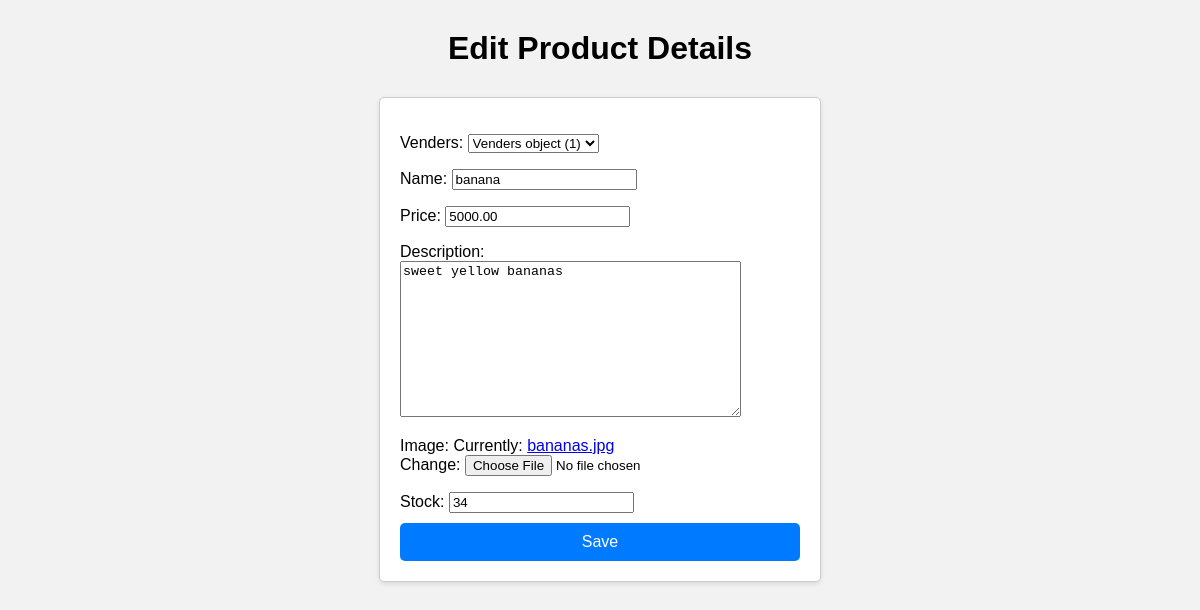
Before: /inventory/product/edit/1/ with the older database file.
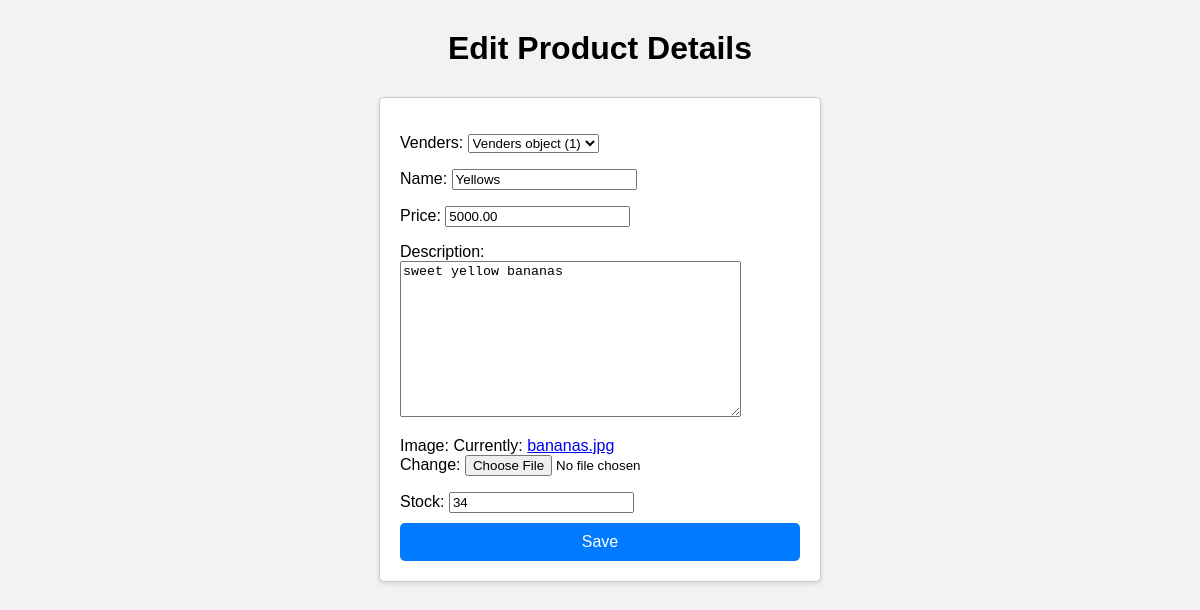
After: the same page with the newer database file.
### inventory/models.py (models this page shows)
class Product(models.Model):
    Venders=models.ForeignKey(Venders,null=True,on_delete=models.CASCADE)
    name=models.CharField(max_length=32)
    price=models.DecimalField(max_digits=8,decimal_places=2)
    description=models.TextField()
    image=models.ImageField()
    date_created=models.DateTimeField(auto_now_add=True)
    date_updated=models.DateTimeField(auto_now=True)
    stock=models.PositiveIntegerField()

### inventory/views.py (the view)
# urls.py: path("product/edit/<int:id>/", product_update_view, name="product_update_view"),
def product_update_view(request, id):
    product = Product.objects.get(id=id)
    if request.method == 'POST':
        form = ProductUploadForm(request.POST, instance=product)
        if form.is_valid():
            form.save()
            return redirect("product_detail", id=product.id)
    else:
        form = ProductUploadForm(instance=product)
    return render(request, "inventory/edit_product.html", {'form': form})

### inventory/forms.py
class ProductUploadForm(forms.ModelForm):
    class Meta:
        model = Product
        fields = '__all__'

### templates/inventory/edit_product.html (shortened to what this page needs)
<!DOCTYPE html>
<html lang="en">
<head>
</head>
<body>
    <h1>Edit Product Details</h1>
    <form method="POST" class="upload-form">
       {{form.as_p}}
       <button type="submit">Save</button>
    </form>
</body>
</html>

Changed rows visible on the page:
changed Product "Venders object (1)": name "banana" → "Yellows"
